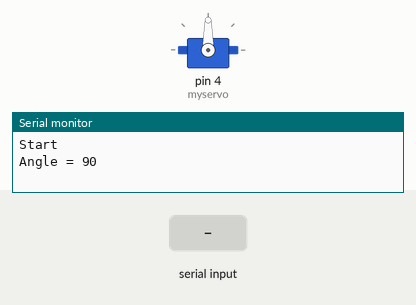
This sketch was run on a simulated Arduino Uno, built with avr-gcc and run on an emulated ATmega328P. On the bench: servo, the last lines printed to the serial monitor. The test bench sets the inputs (shaded band).

Above: at 1.2 s.
1.3 s: "30,150\n" received over Serial
At 2.9 s:
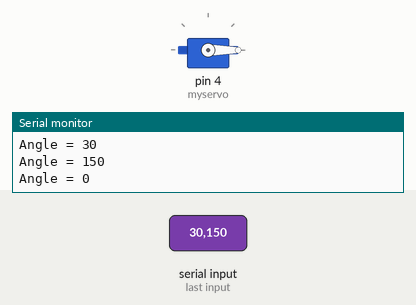
3.8 s: "90,45\n" received over Serial
At 4.6 s:
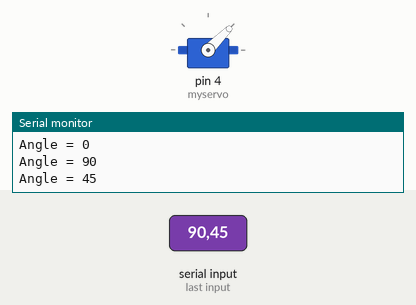
6.3 s: "200\n" received over Serial
At 7.0 s:
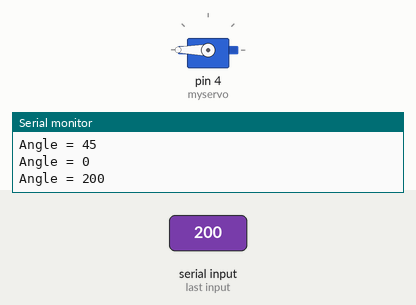
Timing chart, 0 to 9.3 s (numbered marks = the images above; inputs shaded):
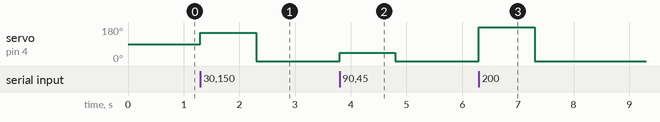

Measured:
- after the input at 1.3 s, servo on pin 4 (myservo): 90° → 150° at once, → 0° 1.0 s later
- after the input at 3.8 s, servo on pin 4 (myservo): 0° → 45° at once, → 0° 1.0 s later
- after the input at 6.3 s, servo on pin 4 (myservo): 0° → 180° at once, → 0° 1.0 s later

The sketch:

Servo.ino
```cpp
#include <Servo.h>
#include <Wire.h>
Servo myservo;
byte angle;

void setup() {
  Serial.begin(250000);
  Serial.println("Start");
  myservo.attach(4);
  Turn(90);
}
void loop() {
  if (Serial.available()) {
    byte angle = Serial.parseInt();
//    byte angle = Serial_receive();
    Turn(angle);
  }
}
byte Serial_receive() {
  byte var;
  byte chr, digit, data[3];
  do {
    chr = Serial.read();
    if (chr >= '0' && chr <= '9' && digit < 3) {
      data[digit] = chr - 48;
      digit++;
    }
    else data[digit] = 10;
  } while (chr != '\n');
  if (data[0] == 10) var = 0;
  else if (data[1] == 10) var = data[0];
  else if (data[2] == 10) var = data[0] * 10 + data[1];
  else var = data[0] * 100 + data[1] * 10 + data[2];
  return var;
}
void Turn(byte a) {
  Serial.print("Angle = ");
  Serial.println(a);
  myservo.write(a);
}
```
